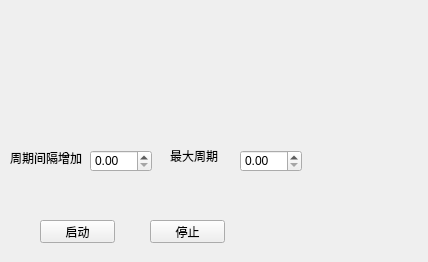
<?xml version="1.0" encoding="UTF-8"?>
<ui version="4.0">
 <class>SendTestForm</class>
 <widget class="QWidget" name="SendTestForm">
  <property name="geometry">
   <rect>
    <x>0</x>
    <y>0</y>
    <width>428</width>
    <height>262</height>
   </rect>
  </property>
  <property name="windowTitle">
   <string>Form</string>
  </property>
  <widget class="QPushButton" name="StartTestpushButton">
   <property name="geometry">
    <rect>
     <x>40</x>
     <y>220</y>
     <width>75</width>
     <height>23</height>
    </rect>
   </property>
   <property name="text">
    <string>启动</string>
   </property>
  </widget>
  <widget class="QPushButton" name="StopTestpushButton">
   <property name="geometry">
    <rect>
     <x>150</x>
     <y>220</y>
     <width>75</width>
     <height>23</height>
    </rect>
   </property>
   <property name="text">
    <string>停止</string>
   </property>
  </widget>
  <widget class="QDoubleSpinBox" name="doubleSpinBox">
   <property name="geometry">
    <rect>
     <x>240</x>
     <y>150</y>
     <width>62</width>
     <height>22</height>
    </rect>
   </property>
  </widget>
  <widget class="QDoubleSpinBox" name="doubleSpinBox_2">
   <property name="geometry">
    <rect>
     <x>90</x>
     <y>150</y>
     <width>62</width>
     <height>22</height>
    </rect>
   </property>
  </widget>
  <widget class="QLabel" name="label">
   <property name="geometry">
    <rect>
     <x>170</x>
     <y>150</y>
     <width>54</width>
     <height>12</height>
    </rect>
   </property>
   <property name="text">
    <string>最大周期</string>
   </property>
  </widget>
  <widget class="QLabel" name="label_2">
   <property name="geometry">
    <rect>
     <x>10</x>
     <y>150</y>
     <width>81</width>
     <height>16</height>
    </rect>
   </property>
   <property name="text">
    <string>周期间隔增加</string>
   </property>
  </widget>
 </widget>
 <resources/>
 <connections/>
</ui>
